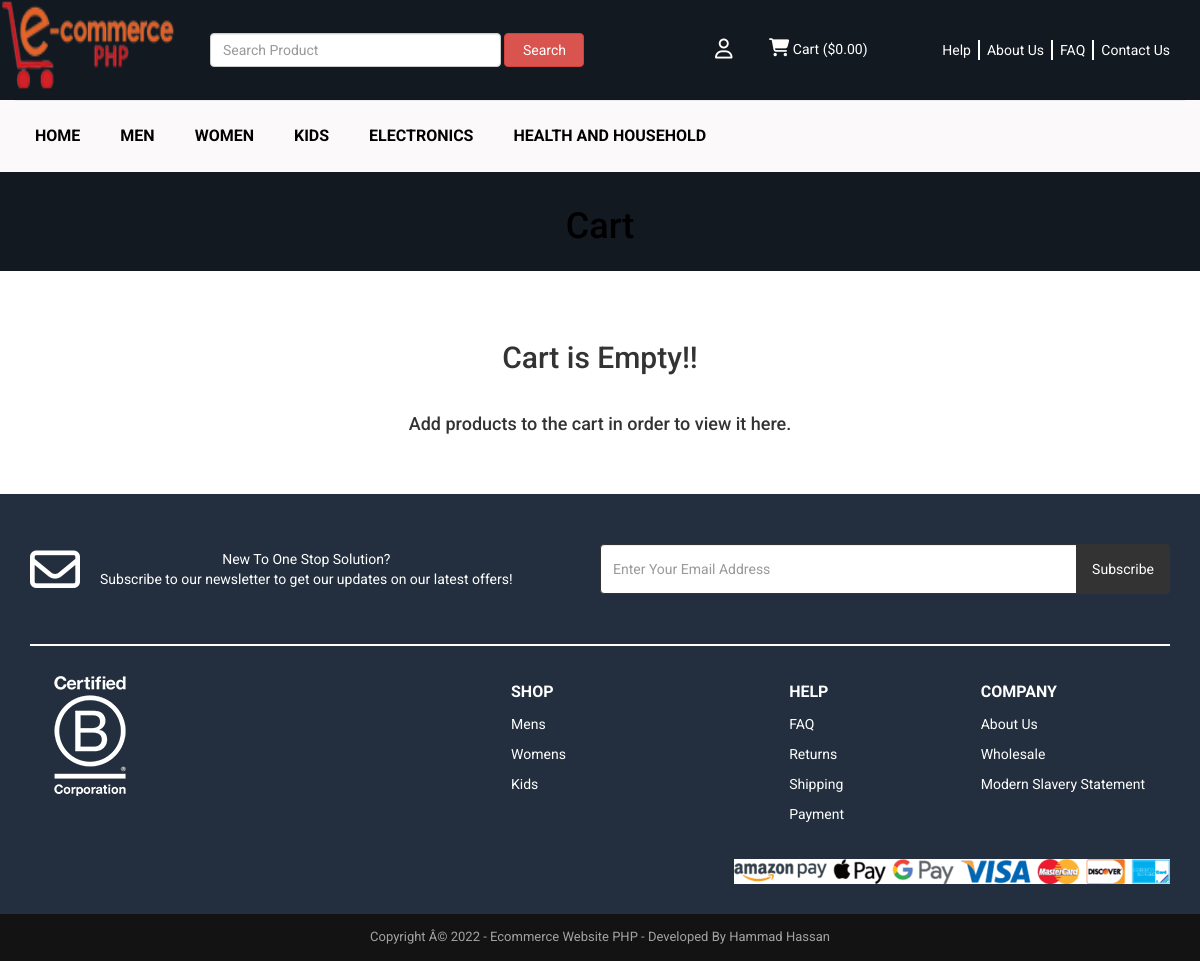
Page /cart.php (signed in) on the committed database.
### tables this page shows
CREATE TABLE `tbl_settings` (
  `id` int(11) NOT NULL,
  `logo` varchar(255) NOT NULL,
  `favicon` varchar(255) NOT NULL,
  `footer_about` text NOT NULL,
  `footer_copyright` text NOT NULL,
  `contact_address` text NOT NULL,
  `contact_email` varchar(255) NOT NULL,
  `contact_phone` varchar(255) NOT NULL,
  `contact_fax` varchar(255) NOT NULL,
  `contact_map_iframe` text NOT NULL,
  `receive_email` varchar(255) NOT NULL,
  `receive_email_subject` varchar(255) NOT NULL,
  `receive_email_thank_you_message` text NOT NULL,
  `forget_password_message` text NOT NULL,
  `total_recent_post_footer` int(10) NOT NULL,
  `total_popular_post_footer` int(10) NOT NULL,
  `total_recent_post_sidebar` int(11) NOT NULL,
  `total_popular_post_sidebar` int(11) NOT NULL,
  `total_featured_product_home` int(11) NOT NULL,
  `total_latest_product_home` int(11) NOT NULL,
  `total_popular_product_home` int(11) NOT NULL,
  `meta_title_home` text NOT NULL,
  `meta_keyword_home` text NOT NULL,
  `meta_description_home` text NOT NULL,
  `banner_login` varchar(255) NOT NULL,
  `banner_registration` varchar(255) NOT NULL,
  `banner_forget_password` varchar(255) NOT NULL,
  `banner_reset_password` varchar(255) NOT NULL,
  `banner_search` varchar(255) NOT NULL,
  `banner_cart` varchar(255) NOT NULL,
  `banner_checkout` varchar(255) NOT NULL,
  `banner_product_category` varchar(255) NOT NULL,
  `banner_blog` varchar(255) NOT NULL,
  `cta_title` varchar(255) NOT NULL,
  `cta_content` text NOT NULL,
  `cta_read_more_text` varchar(255) NOT NULL,
  `cta_read_more_url` varchar(255) NOT NULL,
  `cta_photo` varchar(255) NOT NULL,
  `featured_product_title` varchar(255) NOT NULL,
  `featured_product_subtitle` varchar(255) NOT NULL,
  `latest_product_title` varchar(255) NOT NULL,
  `latest_product_subtitle` varchar(255) NOT NULL,
  `popular_product_title` varchar(255) NOT NULL,
  `popular_product_subtitle` varchar(255) NOT NULL,
  `testimonial_title` varchar(255) NOT NULL,
  `testimonial_subtitle` varchar(255) NOT NULL,
  `testimonial_photo` varchar(255) NOT NULL,
  `blog_title` varchar(255) NOT NULL,
  `blog_subtitle` varchar(255) NOT NULL,
  `newsletter_text` text NOT NULL,
  `paypal_email` varchar(255) NOT NULL,
  `stripe_public_key` varchar(255) NOT NULL,
  `stripe_secret_key` varchar(255) NOT NULL,
  `bank_detail` text NOT NULL,
  `before_head` text NOT NULL,
  `after_body` text NOT NULL,
  `before_body` text NOT NULL,
  `home_service_on_off` int(11) NOT NULL,
  `home_welcome_on_off` int(11) NOT NULL,
  `home_featured_product_on_off` int(11) NOT NULL,
  `home_latest_product_on_off` int(11) NOT NULL,
  `home_popular_product_on_off` int(11) NOT NULL,
  `home_testimonial_on_off` int(11) NOT NULL,
  `home_blog_on_off` int(11) NOT NULL,
  `newsletter_on_off` int(11) NOT NULL,
  `ads_above_welcome_on_off` int(1) NOT NULL,
  `ads_above_featured_product_on_off` int(1) NOT NULL,
  `ads_above_latest_product_on_off` int(1) NOT NULL,
  `ads_above_popular_product_on_off` int(1) NOT NULL,
  `ads_above_testimonial_on_off` int(1) NOT NULL,
  `ads_category_sidebar_on_off` int(1) NOT NULL
);

CREATE TABLE `tbl_page` (
  `id` int(11) NOT NULL,
  `about_title` varchar(255) NOT NULL,
  `about_content` text NOT NULL,
  `about_banner` varchar(255) NOT NULL,
  `about_meta_title` varchar(255) NOT NULL,
  `about_meta_keyword` text NOT NULL,
  `about_meta_description` text NOT NULL,
  `faq_title` varchar(255) NOT NULL,
  `faq_banner` varchar(255) NOT NULL,
  `faq_meta_title` varchar(255) NOT NULL,
  `faq_meta_keyword` text NOT NULL,
  `faq_meta_description` text NOT NULL,
  `blog_title` varchar(255) NOT NULL,
  `blog_banner` varchar(255) NOT NULL,
  `blog_meta_title` varchar(255) NOT NULL,
  `blog_meta_keyword` text NOT NULL,
  `blog_meta_description` text NOT NULL,
  `contact_title` varchar(255) NOT NULL,
  `contact_banner` varchar(255) NOT NULL,
  `contact_meta_title` varchar(255) NOT NULL,
  `contact_meta_keyword` text NOT NULL,
  `contact_meta_description` text NOT NULL,
  `pgallery_title` varchar(255) NOT NULL,
  `pgallery_banner` varchar(255) NOT NULL,
  `pgallery_meta_title` varchar(255) NOT NULL,
  `pgallery_meta_keyword` text NOT NULL,
  `pgallery_meta_description` text NOT NULL,
  `vgallery_title` varchar(255) NOT NULL,
  `vgallery_banner` varchar(255) NOT NULL,
  `vgallery_meta_title` varchar(255) NOT NULL,
  `vgallery_meta_keyword` text NOT NULL,
  `vgallery_meta_description` text NOT NULL
);

CREATE TABLE `tbl_top_category` (
  `tcat_id` int(11) NOT NULL,
  `tcat_name` varchar(255) NOT NULL,
  `show_on_menu` int(1) NOT NULL
);

### cart.php (the view, shortened to what this page needs)
<?php require_once('header.php'); ?>
<?php
$statement = $pdo->prepare("SELECT * FROM tbl_settings WHERE id=1");
$statement->execute();
$result = $statement->fetchAll(PDO::FETCH_ASSOC);
foreach ($result as $row) {
    $banner_cart = $row['banner_cart'];
}
?>
<div class="page-banner" style="background-image: url(assets/uploads/<?php echo $banner_cart; ?>)">
    <div class="overlay"></div>
    <div class="page-banner-inner">
        <h1><?php echo LANG_VALUE_18; ?></h1>
    </div>
</div>
<div class="page">
	<div class="container">
		<div class="row">
			<div class="col-md-12">
                <?php if(!isset($_SESSION['cart_p_id'])): ?>
                    <?php echo '<h2 class="text-center">Cart is Empty!!</h2></br>'; ?>
                    <?php echo '<h4 class="text-center">Add products to the cart in order to view it here.</h4>'; ?>
                <?php endif; ?>
			</div>
		</div>
	</div>
</div>
<?php require_once('footer.php'); ?>

### header.php (shortened to what this page needs)
<?php
include("admin/inc/config.php");
$statement = $pdo->prepare("SELECT * FROM tbl_settings WHERE id=1");
$statement->execute();
$result = $statement->fetchAll(PDO::FETCH_ASSOC);
foreach ($result as $row)
{
	$logo = $row['logo'];
}
?>
<!DOCTYPE html>
<html lang="en">
<head>
	<link rel="stylesheet" href="assets/css/bootstrap.min.css">
	<link rel="stylesheet" href="assets/css/font-awesome.min.css">
	<link rel="stylesheet" href="assets/css/owl.carousel.min.css">
	<link rel="stylesheet" href="assets/css/owl.theme.default.min.css">
	<link rel="stylesheet" href="assets/css/jquery.bxslider.min.css">
    <link rel="stylesheet" href="assets/css/magnific-popup.css">
    <link rel="stylesheet" href="assets/css/rating.css">
	<link rel="stylesheet" href="assets/css/spacing.css">
	<link rel="stylesheet" href="assets/css/bootstrap-touch-slider.css">
	<link rel="stylesheet" href="assets/css/animate.min.css">
	<link rel="stylesheet" href="assets/css/tree-menu.css">
	<link rel="stylesheet" href="assets/css/select2.min.css">
	<link rel="stylesheet" href="assets/css/main.css">
	<link rel="stylesheet" href="assets/css/responsive.css">
	<link rel="stylesheet" href="https://cdnjs.cloudflare.com/ajax/libs/font-awesome/6.7.2/css/all.min.css" />
	<?php
	$statement = $pdo->prepare("SELECT * FROM tbl_page WHERE id=1");
	$statement->execute();
	$result = $statement->fetchAll(PDO::FETCH_ASSOC);
		?>
</head>
<body>
<div class="header">
	<div class="container">
		<div class="row inner">
			<div class="col-md-2 logo">
				<a href="index.php"><img src="assets/uploads/<?php echo $logo; ?>" alt="logo image"></a>
			</div>
			<div class="col-md-4 search-area">
				<form class="navbar-form navbar-left" role="search" action="search-result.php" method="get">
					<div class="form-group">
						<input type="text" class="form-control search-top" placeholder="<?php echo LANG_VALUE_2; ?>" name="search_text">
					</div>
					<button type="submit" class="btn btn-danger"><?php echo LANG_VALUE_3; ?></button>
				</form>
			</div>
			<div class="col-md-3 right cart-account text-right">
				<div class="dropdown">
					<button class="btn btn-secondary dropdown-toggle" type="button" id="dropdownMenuButton" data-toggle="dropdown" aria-haspopup="true" aria-expanded="false">
					<i class="fa-regular fa-user" style="font-size:20px"></i>
					</button>
					</div>
					<div class="cart-tub"><a href="cart.php"><i class="fa fa-shopping-cart" style="font-size:18px"></i> <?php echo LANG_VALUE_18; ?> (<?php echo LANG_VALUE_1; ?><?php
						if(isset($_SESSION['cart_p_id'])) {
							$table_total_price = 0;
							$i=0;
							foreach($_SESSION['cart_p_qty'] as $key => $value)
							{
								$i++;
								$arr_cart_p_qty[$i] = $value;
							}                    $i=0;
							foreach($_SESSION['cart_p_current_price'] as $key => $value)
							{
								$i++;
								$arr_cart_p_current_price[$i] = $value;
							}
							for($i=1;$i<=count($arr_cart_p_qty);$i++) {
								$row_total_price = $arr_cart_p_current_price[$i]*$arr_cart_p_qty[$i];
								$table_total_price = $table_total_price + $row_total_price;
							}
							echo $table_total_price;
						} else {
							echo '0.00';
						}
				    ?>)</a></div>
			</div>
			<div class="col-md-3 right oss-services text-right">
				<?php
					$statement = $pdo->prepare("SELECT * FROM tbl_page WHERE id=1");
					$statement->execute();
					$result = $statement->fetchAll(PDO::FETCH_ASSOC);
					foreach ($result as $row) {
						$about_title = $row['about_title'];
						$faq_title = $row['faq_title'];
						$contact_title = $row['contact_title'];
					}
				?>
				<ul>
					<li><a href="oss-help.php">Help</a></li>
					<li><a href="about.php"><?php echo $about_title; ?></a></li>
					<li><a href="faq.php"><?php echo $faq_title; ?></a></li>
					<li><a href="contact.php"><?php echo $contact_title; ?></a></li>
				</ul>
			</div>
		</div>
	</div>
</div>
<div class="nav">
	<div class="container">
		<div class="row">
			<div class="col-md-12 pl_0 pr_0">
				<div class="menu-container">
					<div class="menu">
						<ul>
							<li><a href="index.php">Home</a></li>
							<?php
							$statement = $pdo->prepare("SELECT * FROM tbl_top_category WHERE show_on_menu=1");
							$statement->execute();
							$result = $statement->fetchAll(PDO::FETCH_ASSOC);
							foreach ($result as $row) {
								?>
								<li><a href="product-category.php?id=<?php echo $row['tcat_id']; ?>&type=top-category"><?php echo $row['tcat_name']; ?></a>
								</li>
								<?php
							}
							?>
						</ul>
					</div>
				</div>
			</div>
		</div>
	</div>
</div>

### footer.php (shortened to what this page needs)
<?php
$statement = $pdo->prepare("SELECT * FROM tbl_settings WHERE id=1");
$statement->execute();
$result = $statement->fetchAll(PDO::FETCH_ASSOC);
foreach ($result as $row)
{
	$footer_copyright = $row['footer_copyright'];
    $newsletter_on_off = $row['newsletter_on_off'];
}
?>
<?php if($newsletter_on_off == 1): ?>
<section class="home-newsletter">
	<div class="container">
		<div class="row">
			<div class="col-md-12">
				<div class="single">
				<form action="" method="post">
					<div class="news-latter">
						<div class="news-latter-content">
							<i class="fa-regular fa-envelope" style="color: #ffffff;"></i>
							<span>New To One Stop Solution? <br> Subscribe to our newsletter to get our updates on our latest offers!</span>
						</div>
						<div>
							<div class="input-group">
								<input type="email" class="form-control" placeholder="<?php echo LANG_VALUE_95; ?>" name="email_subscribe">
								<span class="input-group-btn">
								<button class="btn btn-theme" type="submit" name="form_subscribe"><?php echo LANG_VALUE_92; ?></button>
								</span>
							</div>
						</div>
					</div>
				</div>
				<div class="footer-links">
					<div class="certified-company"><img src="./Image/certified-company.png" alt="Certified Company"></div>
					<div class="links-list">
						<?php
							$statement = $pdo->prepare("SELECT * FROM tbl_page WHERE id=1");
							$statement->execute();
							$result = $statement->fetchAll(PDO::FETCH_ASSOC);
							foreach ($result as $row) {
								$about_title = $row['about_title'];
								$faq_title = $row['faq_title'];
							}
						?>
						<ul>
							<li><strong>SHOP</strong></li>
							<li><a href="./product-category.php?id=1">Mens</li>
							<li><a href="./product-category.php?id=2">Womens</li>
							<li><a href="./product-category.php?id=3">Kids</li>
						</ul>
						<ul>
							<li><strong>HELP</strong></li>
							<li><a href="faq.php"><?php echo $faq_title; ?></a></li>
							<li><a href="oss-help.php">Returns</a></li>
							<li><a href="oss-help.php">Shipping</a></li>
							<li><a href="oss-help.php">Payment</a></li>
						</ul>
						<ul>
							<li><strong>COMPANY</strong></li>
							<li><a href="about.php"><?php echo $about_title; ?></a></li>
							<li><a href="#">Wholesale</a></li>
							<li><a href="#">Modern Slavery Statement</a></li>
						</ul>
					</div>
				</div>
				<div class="payment-methods text-right"><img src="./Image/New-Payment-logo.png" alt="New Payment Methods"></div>
			</div>
		</div>
	</div>
</section>
<?php endif; ?>
<div class="footer-bottom">
	<div class="container">
		<div class="row">
			<div class="col-md-12 copyright">
				<?php echo $footer_copyright; ?>
			</div>
		</div>
	</div>
</div>
</body>
</html>

### assets/css/responsive.css (style rules this page uses)
@media only screen and (min-width: 992px) { .header .inner { width: 100%; } }
@media only screen and (min-width: 992px) { .header .logo, .header .search-area { padding: 0; } }
@media only screen and (min-width: 992px) { .header .search-area form { padding-right: 0; } }
@media only screen and (min-width: 992px) { .header .container { padding-right: 0; } }

### rows in the picture
tbl_settings: logo (picture), banner_cart (picture), footer_copyright "Copyright Â© 2022 - Ecommerce Website PHP - Developed By Hammad Hassan"
tbl_page: about_title "About Us", faq_title "FAQ", contact_title "Contact Us"
tbl_top_category: tcat_name "MEN"
tbl_top_category: tcat_name "WOMEN"
tbl_top_category: tcat_name "KIDS"
tbl_top_category: tcat_name "ELECTRONICS"
tbl_top_category: tcat_name "HEALTH AND HOUSEHOLD"

### other values in the picture
LANG_VALUE_3 "Search"
LANG_VALUE_18 "Cart"
LANG_VALUE_1 "$"
LANG_VALUE_92 "Subscribe"
